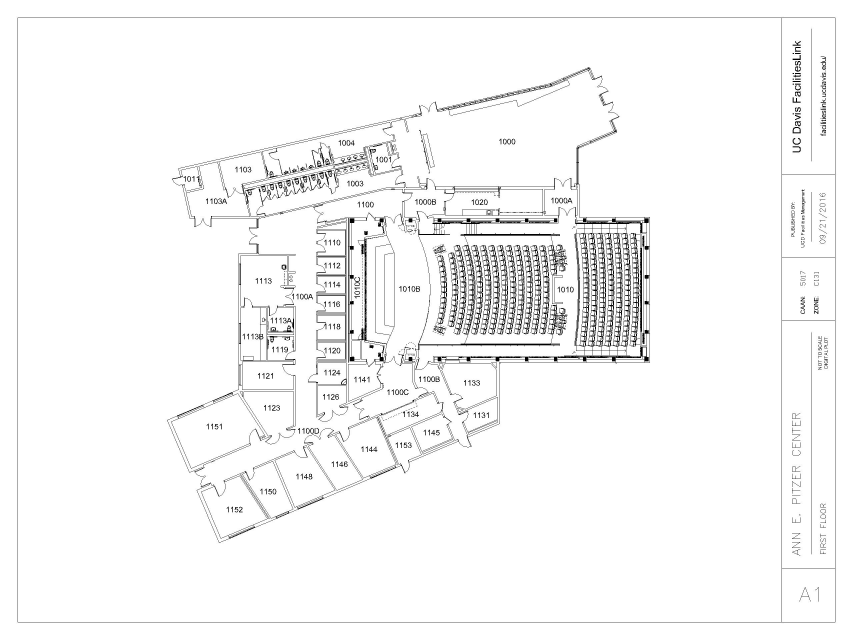
#> input picture preprocessing/InputFloorPlans/Ann E. Pitzer Center.png, 2560 x 1920 px (shown at 1/3 size); its folder holds only this picture in this run
$ python -i doorRemover.py   (imports and definitions only)
#> lines starting #> are read from the running program, lines starting #| are printed output that depends on the picture; after the words box and inside, x2 and y2 are one past the last pixel; in counts of white or black regions, pixels touching at a corner belong together
#> further down, picture is the input picture: shape (1920, 2560, 3); min 0, max 255, mean 246.8
import cv2
import numpy as np
from scipy.spatial import cKDTree
import matplotlib.pyplot as plt


# Template scales (fixed list)
template_scales = [1.0]

def define_template():
    """
    Defines the 20x20 binary template as provided.
    Returns:
        numpy.ndarray: Binary template image with pixels as 0 or 255.
    """
    template_matrix = np.array([
        list("00000000000000000000"),
        list("00000000000000111111"),
        list("00000000000001111111"),
        list("00000000000111111111"),
        list("00000000001111111111"),
        list("00000001111111101111"),
        list("00000001111111101111"),
        list("00000111111100001111"),
        list("00001111111000001111"),
        list("00011111110000001111"),
        list("00011111000000001111"),
        list("00011110000000001111"),
        list("00111110000000001111"),
        list("00111100000000001111"),
        list("01111100000000001111"),
        list("01111000000000001111"),
        list("01110000000000001111"),
        list("01110000000000001111"),
        list("11110000000000001111"),
        list("11110000000000001111"),
    ], dtype=str)
    return np.where(template_matrix == '1', 255, 0).astype(np.uint8)

def preprocess_image(image):
    """
    Converts the image to grayscale, applies binary thresholding, and expands pixels.
    Args:
        image (numpy.ndarray): Input BGR image.
    Returns:
        numpy.ndarray: Preprocessed binary image.
    """
    gray = cv2.cvtColor(image, cv2.COLOR_BGR2GRAY)
    _, binary = cv2.threshold(gray, 200, 255, cv2.THRESH_BINARY_INV)
    kernel = np.ones((3, 3), dtype=np.uint8)
    expanded = cv2.dilate(binary, kernel, iterations=1)
    return expanded

def detect_template(image, template, tmpl_scale, angles=range(0, 360, 15), threshold=0.7):
    """
    Detects the template in the image without applying Non-Maximum Suppression (NMS).
    Args:
        image (numpy.ndarray): Preprocessed binary image.
        template (numpy.ndarray): Binary template image.
        tmpl_scale (float): Scale factor for the template.
        angles (iterable): Angles in degrees to rotate the template.
        threshold (float): Matching threshold.
    Returns:
        list: List of detections as (pt, angle, scale, score, width, height).
    """
    detected = []

    # Create a mirrored version of the template
    mirrored_template = cv2.flip(template, 1)
    templates = [template, mirrored_template]

    for current_template in templates:
        scaled_template = cv2.resize(current_template, (0, 0), fx=tmpl_scale, fy=tmpl_scale, interpolation=cv2.INTER_NEAREST)
        template_height, template_width = scaled_template.shape

        for angle in angles:
            center = (template_width // 2, template_height // 2)
            M = cv2.getRotationMatrix2D(center, angle, 1.0)
            rotated_template = cv2.warpAffine(scaled_template, M, (template_width, template_height), flags=cv2.INTER_NEAREST)

            result = cv2.matchTemplate(image, rotated_template, cv2.TM_CCOEFF_NORMED)
            loc = np.where(result >= threshold)

            for pt in zip(*loc[::-1]):
                score = result[pt[1], pt[0]]
                detected.append((pt, angle, tmpl_scale, score, template_width, template_height))

    return detected

# [57 lines left out: function remove_straight_line_detections, not called in this run]

def apply_global_nms(detections, distance_threshold=10):
    """
    Applies Non-Maximum Suppression (NMS) globally on all detections.
    Args:
        detections (list): List of detections, each as (pt, angle, scale, score, width, height).
        distance_threshold (int): Maximum distance between detections to be considered close.
    Returns:
        list: Final list of filtered detections after NMS.
    """
    if not detections:
        return []

    # Extract centers and scores
    centers = np.array([(det[0][0] + det[4] // 2, det[0][1] + det[5] // 2) for det in detections])
    scores = np.array([det[3] for det in detections])

    # Sort indices by score descending
    sorted_indices = np.argsort(-scores)

    # Build KD-tree
    tree = cKDTree(centers)

    final_detections = []
    suppressed = np.zeros(len(detections), dtype=bool)

    for idx in sorted_indices:
        if suppressed[idx]:
            continue
        # Add detection to final list
        final_detections.append(detections[idx])

        # Find detections within distance_threshold
        indices = tree.query_ball_point(centers[idx], distance_threshold)

        # Suppress detections
        for i in indices:
            if i != idx:
                suppressed[i] = True

    return final_detections

def analyze_average_confidence(scale_confidence_dict):
    """
    Analyzes detections to find which image scale has the highest average confidence across all template scales.
    Args:
        scale_confidence_dict (dict): Dictionary mapping image scales to their average confidences.
    Returns:
        tuple: (best_image_scale, highest_average_confidence)
    """
    best_average = -1
    best_image_scale = None

    for image_scale, average_confidence in scale_confidence_dict.items():
        if average_confidence > best_average:
            best_average = average_confidence
            best_image_scale = image_scale

    return best_image_scale, best_average

def door_remover(image):
    """
    Removes doors from an image and returns the optimal scale factor and the modified image without doors.
    Args:
        image (numpy.ndarray): Input image as a numpy array.
    Returns:
        tuple: (scale_factor, modified_image_without_doors)
    """
    # Define the template
    template = define_template()

    # Define image scales with 0.1 increments between 0.1 and 1.0
    image_scales = np.arange(0.1, 1.1, 0.1).round(1).tolist()

    # Initialize a dictionary to store average confidences
    scale_confidence_dict = {}

    # Iterate over each image scale
    for img_scale in image_scales:
        # Resize the original image according to the current image scale
        if img_scale != 1.0:
            scaled_image = cv2.resize(image, (0, 0), fx=img_scale, fy=img_scale, interpolation=cv2.INTER_LINEAR)
        else:
            scaled_image = image.copy()

        # Preprocess the scaled image
        preprocessed_image = preprocess_image(scaled_image)

        # Initialize a list to store confidences for current image scale
        confidences = []

        # Iterate over each template scale
        for tmpl_scale in template_scales:
            # Detect template without NMS during scale search
            detections = detect_template(preprocessed_image, template, tmpl_scale, angles=range(0, 360, 30), threshold=0.65)

            if detections:
                # Apply straight line removal
                # filtered_detections = remove_straight_line_detections(preprocessed_image, detections, line_threshold=5, angle_variance=10)
                # Since line removal is commented out, use detections directly
                filtered_detections = detections

                if filtered_detections:
                    # Compute average confidence from remaining detections
                    scores = [det[3] for det in filtered_detections]
                    average_confidence = np.mean(scores)
                    confidences.append(average_confidence)

        # Compute average confidence for current image scale
        if len(confidences) > 0:
            overall_average_confidence = sum(confidences) / len(confidences)
        else:
            overall_average_confidence = 0

        # Store the average confidence
        scale_confidence_dict[img_scale] = overall_average_confidence
#> this loop made 10 passes
#> pass 1, in door_remover, `scaled_image = cv2.resize(image, (0, 0), fx=img_scale, fy=img_scale, i..`:
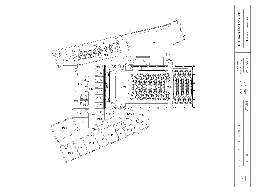
#> scaled_image: shape (192, 256, 3); min 0, max 255, mean 245.9
#> pass 1, in preprocess_image, `_, binary = cv2.threshold(gray, 200, 255, cv2.THRESH_BINARY_INV)`:
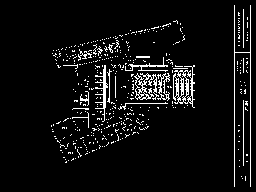
#> binary: shape (192, 256); 6.1% white in thin lines or dots, all inside (x1, y1, x2, y2) = (51, 5, 251, 187)
#> after the loop:
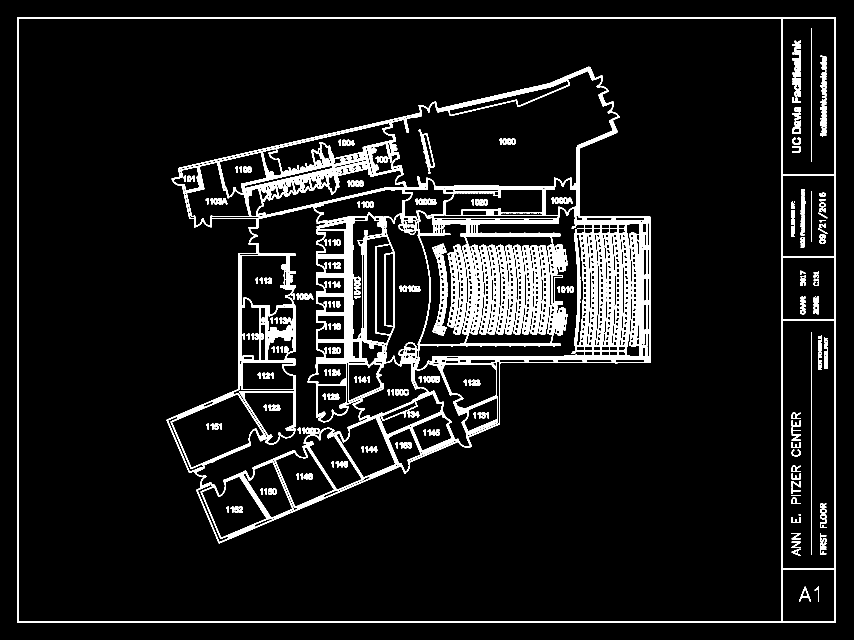
#> preprocessed_image: shape (1920, 2560) (shown at 1/3 size); 7.7% white; 335 white regions (7 under 20 px), largest, box (x1, y1, x2, y2) and area: (500, 200, 1951, 1630) 243445, (52, 52, 2507, 1868) 32904, (1360, 734, 1401, 1005) 4273
#> after the loop, scale_confidence_dict = 10 items

    # Analyze and find the best image scale
    best_image_scale, best_average_confidence = analyze_average_confidence(scale_confidence_dict)
#> the loop in analyze_average_confidence, `for image_scale, average_confidence in scale_confidence_dict.items():` made 10 passes
#> (image_scale, average_confidence, best_average, best_image_scale) on passes 1, 4, 5, 6, 7: (0.1, 0.677, 0.677, 0.1), (0.4, 0.678, 0.678, 0.4), (0.5, 0.686, 0.686, 0.5), (0.6, 0.698, 0.698, 0.6), (0.7, 0.71, 0.71, 0.7)
#> (image_scale, average_confidence) on passes 2, 3, 8, 9, 10: (0.2, 0), (0.3, 0.677), (0.8, 0.706), (0.9, 0.697), (1, 0.693)
#> after the loop in analyze_average_confidence, `for image_scale, average_confidence in scale_confidence_dict.items():`: best_average = 0.71; best_image_scale = 0.7
#> best_image_scale = 0.7; best_average_confidence = 0.71

    if best_image_scale is not None and best_average_confidence > 0:
        # Resize the original image to the best scale
        if best_image_scale != 1.0:
            best_scaled_image = cv2.resize(image, (0, 0), fx=best_image_scale, fy=best_image_scale, interpolation=cv2.INTER_LINEAR)
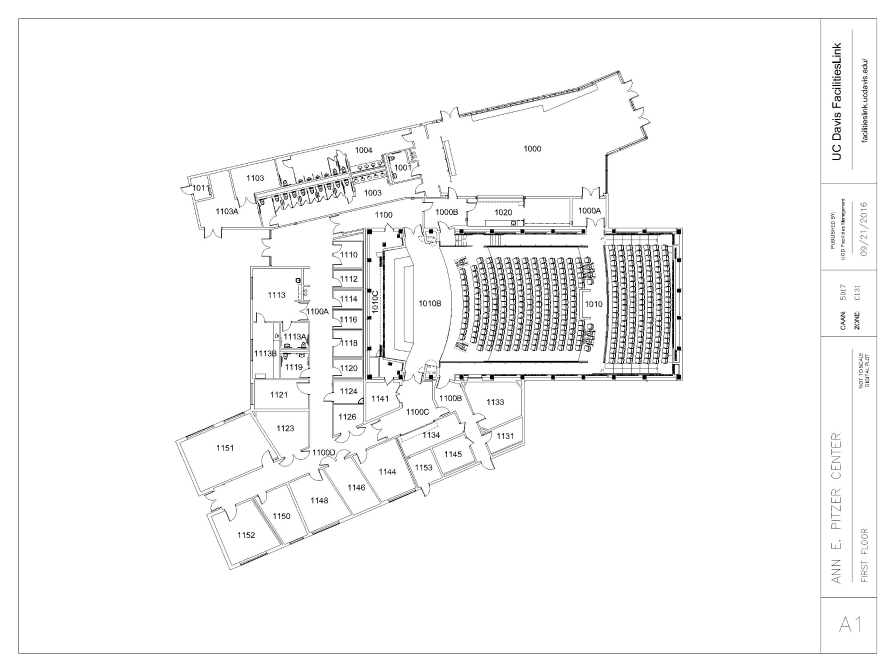
#> best_scaled_image: shape (1344, 1792, 3) (shown at 1/2 size); min 0, max 255, mean 246.7
        else:
            best_scaled_image = image.copy()

        # Preprocess the best scaled image
        best_preprocessed_image = preprocess_image(best_scaled_image)
#> in preprocess_image (call 11), `_, binary = cv2.threshold(gray, 200, 255, cv2.THRESH_BINARY_INV)`:
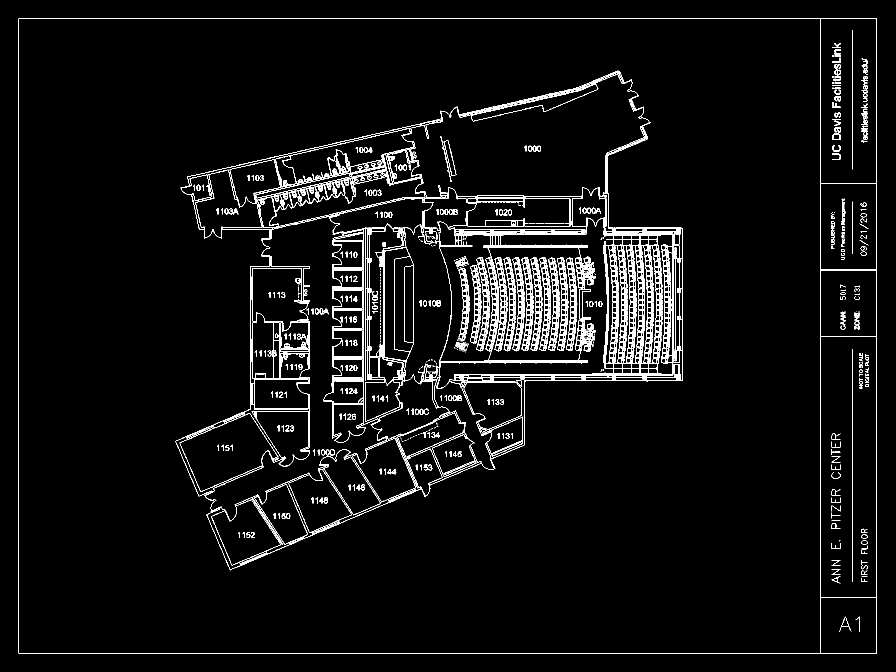
#> binary: shape (1344, 1792) (shown at 1/2 size); 4.6% white in thin lines or dots
#> in preprocess_image (call 11), `expanded = cv2.dilate(binary, kernel, iterations=1)`: expanded: shape (1344, 1792); 10.1% white; 193 white regions, largest, box (x1, y1, x2, y2) and area: (349, 140, 1366, 1142) 161189, (36, 36, 1755, 1308) 23125, (939, 513, 981, 704) 4767

        # Perform template matching and collect all detections from all template scales
        all_detections = []
        for tmpl_scale in template_scales:
            # Detect template without NMS
            detections = detect_template(best_preprocessed_image, template, tmpl_scale, angles=range(0, 360, 30), threshold=0.69)

            if detections:
                # Apply straight line removal
                # filtered_detections = remove_straight_line_detections(best_preprocessed_image, detections, line_threshold=5, angle_variance=10)
                # Since line removal is commented out, use detections directly
                filtered_detections = detections

                if filtered_detections:
                    all_detections.extend(filtered_detections)
#> this loop made 1 pass
#> pass 1, in detect_template (call 11), `mirrored_template = cv2.flip(template, 1)`:
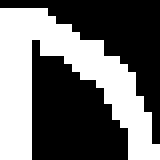
#> mirrored_template: shape (20, 20) (shown 8 times larger); 42.5% white; 1 white region, box (x1, y1, x2, y2) and area: (0, 1, 20, 20) 170
#> after the loop, all_detections = 239 items

        # Apply Global NMS on all detections
        final_detections = apply_global_nms(all_detections, distance_threshold=10)
#> in apply_global_nms, `centers = np.array([(det[0][0] + det[4] // 2, det[0][1] + det[5] // 2)..`: centers = 239 pairs, first value 368 to 1289, second value 169 to 1014
#> in apply_global_nms, `scores = np.array([det[3] for det in detections])`: scores = 239 values, max 0.894 at index 97, min 0.69 at index 44, mean 0.747
#> in apply_global_nms, `sorted_indices = np.argsort(-scores)`: sorted_indices = 239 values, max 238 at index 157, min 0 at index 185, mean 119
#> the loop in apply_global_nms, `for idx in sorted_indices:` made 239 passes
#> idx on passes 3, 8, 12: 101, 146, 119
#> after the loop in apply_global_nms, `for idx in sorted_indices:`: final_detections = 56 items
#> final_detections = 56 items

        # Modify the preprocessed image by setting the pixels in the detected areas to 0 (black)
        for det in final_detections:
            pt, angle, scale, score, w, h = det
            x, y = pt
            w_scaled, h_scaled = int(w * scale), int(h * scale)  # Adjust size based on scale

            # Ensure coordinates are within image bounds
            x_start = max(x, 0)
            y_start = max(y, 0)
            x_end = min(x + w_scaled, best_preprocessed_image.shape[1])
            y_end = min(y + h_scaled, best_preprocessed_image.shape[0])

            # Set the pixel values within the bounding box to 0 (black) to remove doors
            best_preprocessed_image[y_start:y_end, x_start:x_end] = 0  # For binary image
#> this loop made 56 passes
#> (det, angle, score, x, y, x_start, y_start, x_end) on passes 1 to 8: (((895, 371), 0, 1, 0.894, 20, 20), 0, 0.894, 895, 371, 895, 371, 915), (((406, 458), 180, 1, 0.877, 20, 20), 180, 0.877, 406, 458, 406, 458, 426), (((643, 783), 90, 1, 0.873, 20, 20), 90, 0.873, 643, 783, 643, 783, 663), (((1180, 372), 0, 1, 0.873, 20, 20), 0, 0.873, 1180, 372, 1180, 372, 1200), (((936, 404), 270, 1, 0.872, 20, 20), 270, 0.872, 936, 404, 936, 404, 956), (((1190, 432), 0, 1, 0.872, 20, 20), 0, 0.872, 1190, 432, 1190, 432, 1210), (((511, 622), 0, 1, 0.863, 20, 20), 0, 0.863, 511, 622, 511, 622, 531), (((1172, 432), 0, 1, 0.862, 20, 20), 0, 0.862, 1172, 432, 1172, 432, 1192)
#> det on passes 48 to 53: ((599, 622), 270, 1, 0.711, 20, 20), ((535, 430), 90, 1, 0.709, 20, 20), ((665, 489), 270, 1, 0.708, 20, 20), ((879, 216), 30, 1, 0.707, 20, 20), ((681, 893), 300, 1, 0.706, 20, 20), ((1279, 230), 300, 1, 0.698, 20, 20)
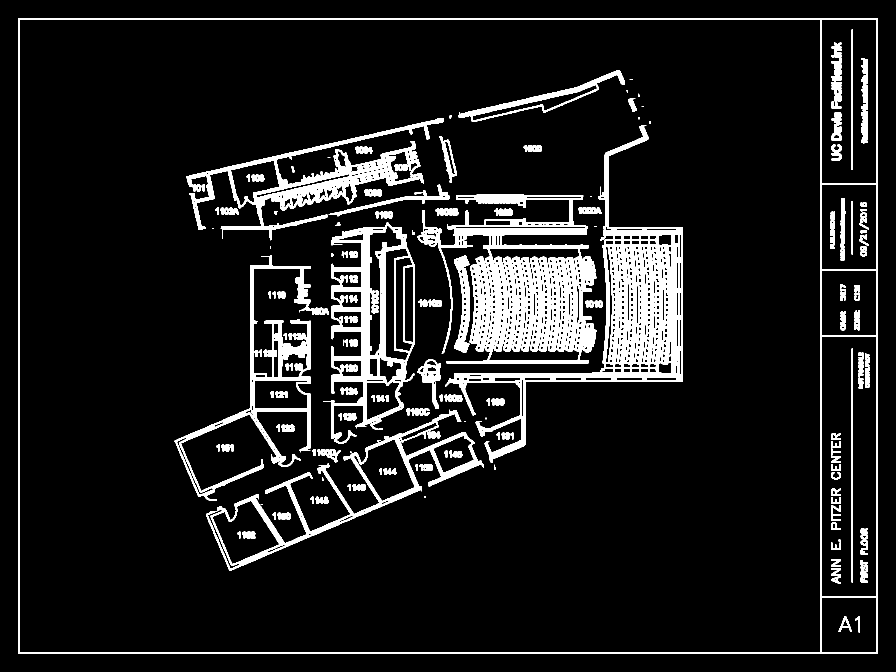
#> best_preprocessed_image: shape (1344, 1792) (shown at 1/2 size); 9.8% white; 229 white regions (19 under 20 px), largest, box (x1, y1, x2, y2) and area: (891, 250, 1366, 925) 44700, (835, 389, 1193, 728) 24618, (36, 36, 1755, 1308) 23125

        # Return the best image scale and the modified preprocessed image
        return best_image_scale, 255 - best_preprocessed_image
    else:
        # No optimal image scale found with positive average confidence.
        return None, None

# # Load the original image
# floorplan_image_path = "Code/CroppedImages/WalkerHallFirstFloor.png"
# image = cv2.imread(floorplan_image_path)

# # Run the door_remover function (assuming it is defined)
# scale_factor, image_without_doors = door_remover(image)

# print("Scale Factor:", scale_factor)

# # Save the resulting image
# output_path = "MUWithoutDoors.png"
# cv2.imwrite(output_path, image_without_doors)
# print(f"Image saved to {output_path}")

# # Plot the original and resulting image
# fig, axes = plt.subplots(1, 2, figsize=(14, 7))
# axes[0].imshow(cv2.cvtColor(image, cv2.COLOR_BGR2RGB))
# axes[0].set_title("Original Image")
# axes[0].axis('off')

# axes[1].imshow(image_without_doors, cmap='gray')
# axes[1].set_title("Image Without Doors")
# axes[1].axis('off')

# plt.show()

>>> import cv2
>>> picture = cv2.imread('InputFloorPlans/Ann E. Pitzer Center.png')
>>> result = door_remover(picture)
